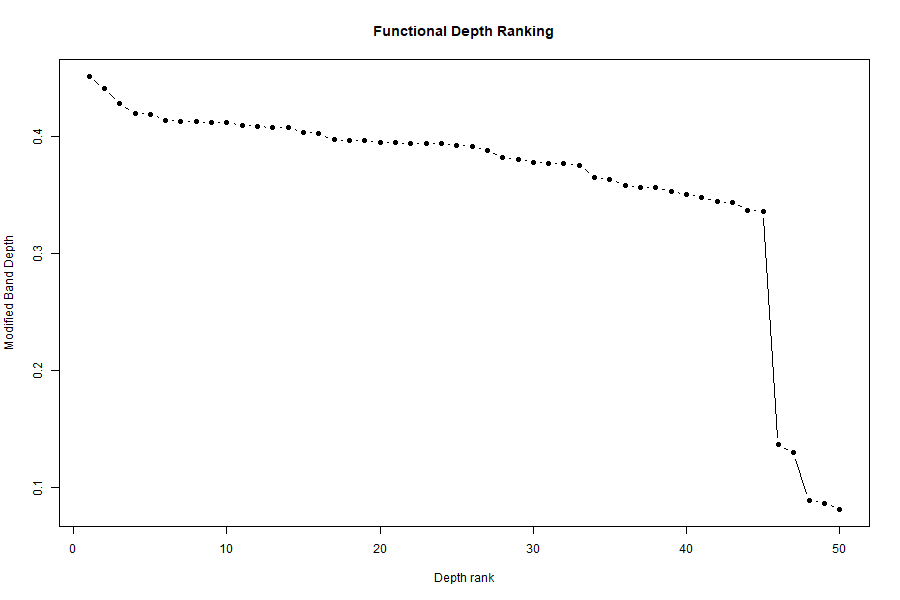

Generate this figure with R:
rm(list = ls())

dat <- readRDS("data/smoothed.rds")
t <- dat$t
Y <- dat$Ysmooth
lab <- dat$labels

n <- ncol(Y)
m <- nrow(Y)
mbd <- function(x, Y) {
  n <- ncol(Y)
  m <- nrow(Y)
  pairs <- combn(n, 2)
  total <- ncol(pairs)
  value <- 0
  
  for (k in 1:total) {
    j1 <- pairs[1, k]
    j2 <- pairs[2, k]
    
    low <- pmin(Y[, j1], Y[, j2])
    up <- pmax(Y[, j1], Y[, j2])
    
    inside <- mean(x >= low & x <= up)
    value <- value + inside
  }
  value / total
}

depth <- rep(0, n)

for (i in 1:n) {
  depth[i] <- mbd(Y[, i], Y)
}

rank <- order(depth, decreasing = TRUE)
med <- rank[1]
center <- rank[1:floor(n / 2)]

low <- apply(Y[, center], 1, min)
up <- apply(Y[, center], 1, max)
wid <- up - low
flow <- low - 1.5 * wid
fup <- up + 1.5 * wid

out <- rep(FALSE, n)
for (i in 1:n) {
  out[i] <- any(Y[, i] < flow | Y[, i] > fup)
}

saveRDS(
  list(
    t = t,
    Y = Y,
    labels = lab,
    depth = depth,
    rank = rank,
    median = med,
    center = center,
    outlier = out
  ),
  file = "data/depth.rds"
)

png("figures/depth.png", width = 900, height = 600)
plot(
  depth[rank],
  type = "b",
  pch = 19,
  xlab = "Depth rank",
  ylab = "Modified Band Depth",
  main = "Functional Depth Ranking"
)
dev.off()

png("figures/boxplot.png", width = 900, height = 600)
matplot(
  t, Y,
  type = "l",
  lty = 1,
  col = "gray",
  xlab = "t",
  ylab = "x(t)",
  main = "Functional Boxplot"
)

polygon(
  c(t, rev(t)),
  c(low, rev(up)),
  col = "lightblue",
  border = NA
)

lines(t, Y[, med], lwd = 3, col = "black")
lines(t, flow, lty = 2, col = "red")
lines(t, fup, lty = 2, col = "red")

for (i in which(out)) {
  lines(t, Y[, i], col = "red", lwd = 2)
}

legend(
  "topright",
  legend = c("central region", "deepest curve", "outliers", "fences"),
  col = c("lightblue", "black", "red", "red"),
  lty = c(1, 1, 1, 2),
  lwd = c(8, 3, 2, 1),
  bty = "n"
)
dev.off()

print(table(lab, out))
print(which(out))

cat("analysis completed\n")
